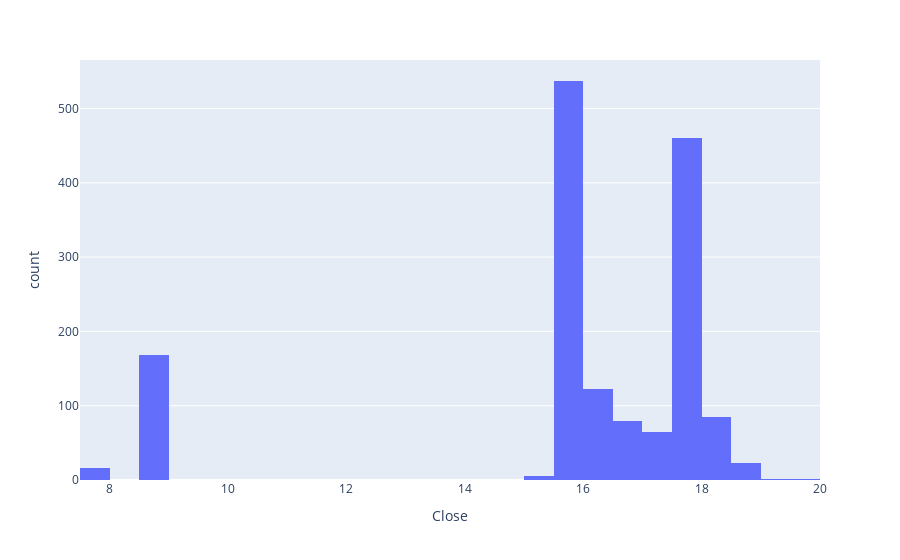

The notebook cell this image was saved under:
### Code cell
fig = px.histogram(dollars, x="Close")
fig.show()

### Figure 1 — Plotly figure (JSON) as saved in the notebook; plotly's stock layout.template omitted (floating-point values rounded to 4 significant figures; data arrays with more than 128 entries replaced by an {"elided": "..."} marker saying what was removed)
{"data": [{"alignmentgroup": "True", "bingroup": "x", "hovertemplate": "Close=%{x}<br>count=%{y}<extra></extra>", "legendgroup": "", "marker": {"color": "#636efa", "pattern": {"shape": ""}}, "name": "", "offsetgroup": "", "orientation": "v", "showlegend": false, "type": "histogram", "x": {"elided": "1564 float values"}, "xaxis": "x", "yaxis": "y"}], "layout": {"barmode": "relative", "legend": {"tracegroupgap": 0}, "margin": {"t": 60}, "xaxis": {"anchor": "y", "domain": [0, 1], "title": {"text": "Close"}}, "yaxis": {"anchor": "x", "domain": [0, 1], "title": {"text": "count"}}}}
